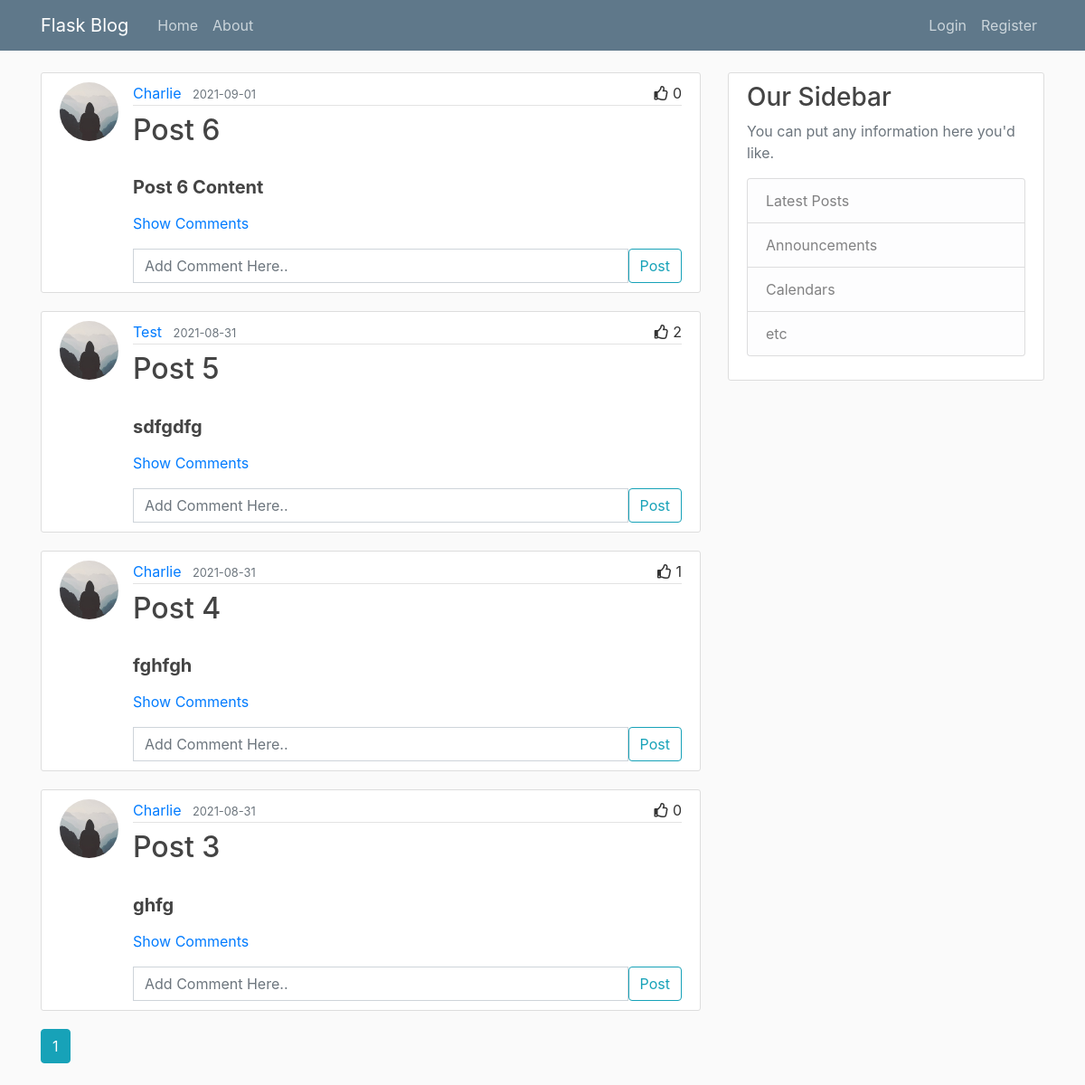
Page /home on the earlier database version.
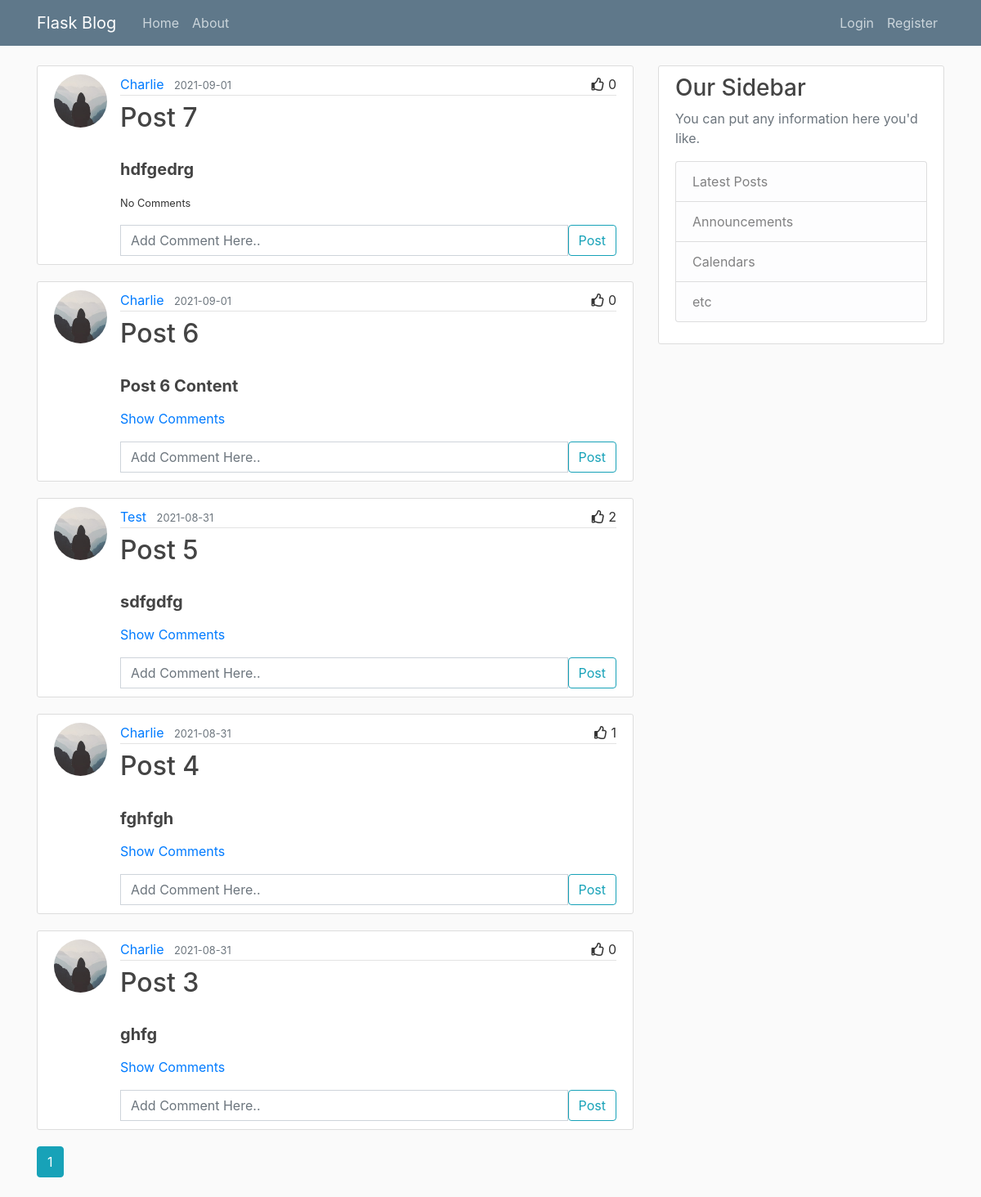
Same page on the later database version.
### flaskblog/models.py (models this page shows, shortened)
class Post(db.Model):
    id          = db.Column(db.Integer, primary_key=True)
    title       = db.Column(db.String(100), nullable=False)
    date_posted = db.Column(db.DateTime, nullable=False, default=datetime.utcnow)
    date_updated= db.Column(db.DateTime, default=datetime.utcnow, onupdate=datetime.utcnow)
    content     = db.Column(db.Text, nullable=False)
    user_id     = db.Column(db.Integer, db.ForeignKey('user.id', ondelete="CASCADE"), nullable=False)
    comments    = db.relationship('Comment', backref='post', cascade='all, delete, delete-orphan')
    likes       = db.relationship('Like', backref='post', cascade='all, delete, delete-orphan')

class User(db.Model, UserMixin):
    id          = db.Column(db.Integer, primary_key=True)
    username    = db.Column(db.String(20), unique=True, nullable=False)
    email       = db.Column(db.String(120), unique=True, nullable=False)
    image_file  = db.Column(db.String(20), nullable=False, default='default.jpg')
    password    = db.Column(db.String(60), nullable=False)
    updated_on  = db.Column(db.DateTime, default=datetime.utcnow, onupdate=datetime.utcnow)
    posts       = db.relationship('Post', backref='author', lazy=True, cascade='all, delete, delete-orphan')
    comments    = db.relationship('Comment', backref='user', cascade='all, delete, delete-orphan')
    likes       = db.relationship('Like', backref='user', cascade='all, delete, delete-orphan')

### flaskblog/main/routes.py (the view)
@main.route("/", methods=['GET', 'POST'])
@main.route("/home", methods=['GET', 'POST'])
def home():
    page = request.args.get('page', 1, type=int)
    posts = Post.query\
        .order_by(Post.date_posted.desc())\
        .paginate(page=page, per_page=5)
    form = CommentForm()
    create_comment(form)
    return render_template('base/index.html', posts=posts, form=form)

### flaskblog/posts/forms.py
class CommentForm(FlaskForm):
    text    = StringField('text', validators=[DataRequired()], render_kw={"placeholder": "Add Comment Here.."})
    postid  = HiddenField('postid', validators=[DataRequired()])
    submit  = SubmitField('Post')

### flaskblog/posts/utils.py (called while the page is built)
def create_comment(form, redirect_url='main.home'):
    if form.validate_on_submit():
        post = Post.query.filter_by(id=form.postid.data).first()
        comment = Comment(text=form.text.data, user=current_user, post=post)
        db.session.add(comment)
        db.session.commit()
        flash('Comment created!', 'success')
        form.text.data = ''
        return redirect(url_for(redirect_url))

### flaskblog/templates/base/index.html
{% extends "base/base.html" %}
{% block content %}
  {% for post in posts.items %}
    {% include "posts/post.html" %}
  {% endfor %}
  {% for page_num in posts.iter_pages(left_edge=1, right_edge=1, left_current=1, right_current=2) %}
    {% if page_num %}
      {% if posts.page == page_num %}
        <a class="btn btn-info mb-4" href="{{ url_for('main.home', page=page_num) }}">{{ page_num }}</a>
      {% else %}
        <a class="btn btn-outline-info mb-4" href="{{ url_for('main.home', page=page_num) }}">{{ page_num }}</a>
      {% endif %}
    {% else %}
      ...
    {% endif %}
  {% endfor %}
{% endblock content %}

### flaskblog/templates/posts/post.html (shortened to what this page needs)
<article class="media content-section">
  <img src="{{ url_for('static', filename='profile_pics/' + post.author.image_file) }}"
  class="rounded-circle article-img">
  <div class="media-body">
    <div class="article-metadata d-flex justify-content-between align-items-center mb-2">
      <div>
        <a class="mr-2" href="{{ url_for('accounts.user_posts', username=post.author.username) }}">
          {{ post.author.username|title }}
        </a>
        <small class="text-muted">
          {{ post.date_posted.strftime('%Y-%m-%d') }}
        </small>
      </div>
      <div>
        {% if current_user in post.likes|map(attribute="user")|list %}
        <i
          class="fas fa-thumbs-up"
          id="like-button-{{post.id}}"
          onclick="like({{post.id}})"
        ></i>
        {% else %}
        <i
          class="far fa-thumbs-up"
          id="like-button-{{post.id}}"
          onclick="like({{post.id}})"
        ></i>
        {% endif %}
        <span id="likes-count-{{post.id}}">{{ post.likes|count }}</span>
      </div>
    </div>
    <h2 class="article-title">
        {{ post.title }}
    </h2>
    <h5 class="article-content mb-3">
      <strong>{{ post.content }}</strong>
    </h5>
    {% include 'posts/post_comments.html' %}
    {% include 'posts/post_comment_form.html' %}
  </div>
</article>

### flaskblog/templates/posts/post_comments.html (shortened to what this page needs)
<div class="mb-3">
  {% if post.comments|length > 0 %}
    <div  class="mb-3">
      <a data-toggle="collapse" href="#collapse{{post.id}}" role="button">
        Show Comments
      </a>
    </div>
  {% else %}
    <small>No Comments</small>
  {% endif %}
</div>

### flaskblog/templates/posts/post_comment_form.html (shortened to what this page needs)
<form class="input-group" method="POST" action="">
        {% if form.text.errors %}
          {{ form.text(class="form-control is-invalid") }}
          <div class="invalid-feedback">
            {% for error in form.text.errors %}
              <span>{{ error }}</span>
            {% endfor %}
          </div>
        {% else %}
          {{ form.text(class="form-control") }}
        {% endif %}
      {{ form.submit(class="btn btn-outline-info") }}
  </form>

Differences in the rows shown:
added Post: image_file (placeholder picture), author.username "Charlie", date_posted "2021-09-01", likes|count "0", title "Post 7", content "hdfgedrg", shows "No Comments"
